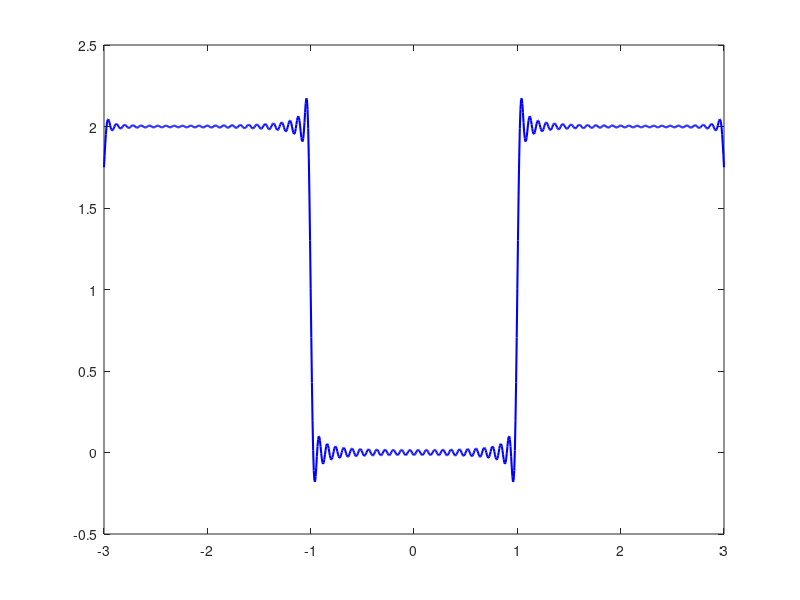

MATLAB code to generate this figure: (Note: this script raises an error after producing the figure.)
% Programmed in MATLAB
% A periodic Fourier series with the bounds (-3,3) when the step function
% is at x=1

numPtX = 1000; % number of points for x
nFourier = 75; % number of Fourier Terms
x = linspace(-3,3,numPtX);


c1 = zeros(1,nFourier);

f = ones(1,numPtX)+0.75;


for n=1:nFourier
    c1(n) = ((8*(cos((pi*(n+1))/3))-cos(n*pi))/(pi*((2*n)-1)));
    fn = c1(n)*cos((pi*((2*n)-1)*x)/6); %the Fourier Function of n
    f = f+fn;
end

plot(x,f,'b-','LineWidth',1.5);
hold on
xlabel('$x$','FontSize',16,'FontName','interpreter','latex');  
ylabel('$y$','FontSize',16,'FontName','interpreter','latex'); 
axis on; grid;
